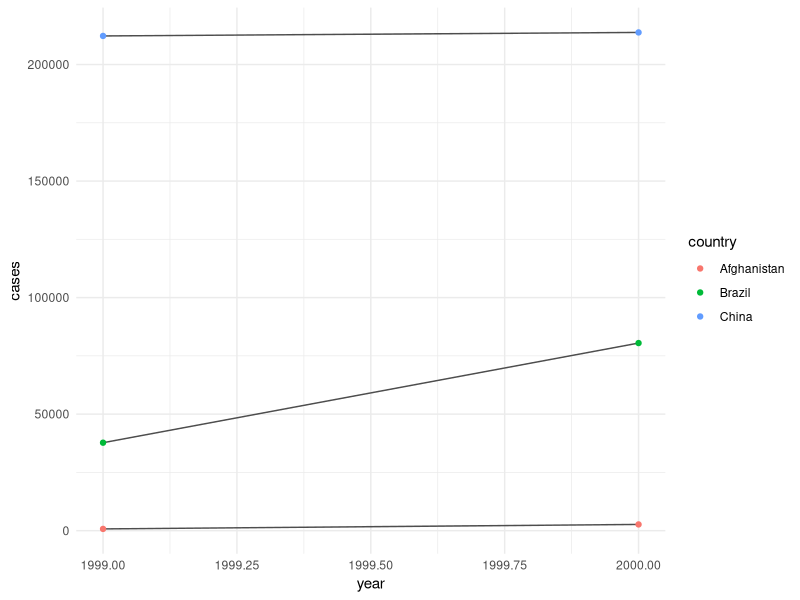
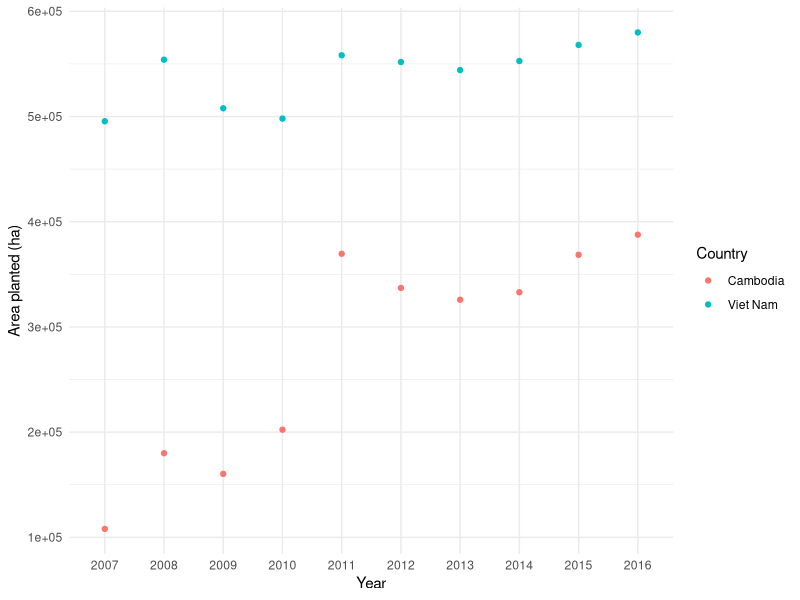

Generate these figures, in order, with R:
## ---- chunk 1
FAO1 <- read.csv("FAOSTAT_data.csv", header = TRUE)

## ---- chunk 2
library(tidyverse)

FAO1 <- read_csv("FAOSTAT_data.csv")
FAO1
## ---- chunk 3
FAO2 <- read_csv("FAOSTAT_data.csv", col_types = cols(
    Country = col_character(),
    Element = col_character(),
    Item = col_character(),
    Year = col_character(), ### changed year to character
    Unit = col_character(),
    Value = col_integer()
  ))
FAO2
## ---- chunk 4
FAOxls <- readxl::read_excel("FAOSTAT_data2.xlsx")
FAOxls
## ---- chunk 5
table1
table2
table3
## ---- chunk 6
table1
## ---- chunk 7
library(ggplot2)
ggplot(table1, aes(year, cases)) +
  geom_line(aes(group = country), color = "gray30") +
  geom_point(aes(color = country)) +
  theme_minimal()
## ---- chunk 8
FAO3 <- FAO2 %>% filter(Item == "Cassava")
library(ggplot2)
ggplot(FAO3, aes(Year, Value)) +
  geom_point(aes(color = Country)) +
  ylab("Area planted (ha)") +
  theme_minimal()
## ---- chunk 9
table4a
table4a_2 <- table4a %>% gather ("1999", "2000", key = "year", value= "cases")
table4a_2
## ---- chunk 10
MessyFAO <- read_csv("FAOSTAT_data.csv")
MessyFAO2 <- MessyFAO %>% unite(Area,Value,Unit, sep = "_") 
MessyFAO2

MessyFAO3 <- MessyFAO2 %>% separate(Area, into = c("Value", "Unit"))
MessyFAO3

